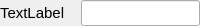
<?xml version="1.0" encoding="UTF-8"?>
<ui version="4.0">
 <class>inputparameter</class>
 <widget class="QWidget" name="inputparameter">
  <property name="geometry">
   <rect>
    <x>0</x>
    <y>0</y>
    <width>200</width>
    <height>25</height>
   </rect>
  </property>
  <property name="sizePolicy">
   <sizepolicy hsizetype="Preferred" vsizetype="Fixed">
    <horstretch>0</horstretch>
    <verstretch>0</verstretch>
   </sizepolicy>
  </property>
  <property name="minimumSize">
   <size>
    <width>0</width>
    <height>0</height>
   </size>
  </property>
  <property name="maximumSize">
   <size>
    <width>16777215</width>
    <height>25</height>
   </size>
  </property>
  <property name="windowTitle">
   <string>Form</string>
  </property>
  <layout class="QHBoxLayout" name="horizontalLayout">
   <property name="spacing">
    <number>0</number>
   </property>
   <property name="leftMargin">
    <number>0</number>
   </property>
   <property name="topMargin">
    <number>0</number>
   </property>
   <property name="rightMargin">
    <number>0</number>
   </property>
   <property name="bottomMargin">
    <number>0</number>
   </property>
   <item>
    <widget class="QLabel" name="label_name">
     <property name="sizePolicy">
      <sizepolicy hsizetype="Expanding" vsizetype="Minimum">
       <horstretch>0</horstretch>
       <verstretch>0</verstretch>
      </sizepolicy>
     </property>
     <property name="font">
      <font>
       <pointsize>11</pointsize>
      </font>
     </property>
     <property name="text">
      <string>TextLabel</string>
     </property>
    </widget>
   </item>
   <item>
    <spacer name="horizontalSpacer">
     <property name="orientation">
      <enum>Qt::Horizontal</enum>
     </property>
     <property name="sizeHint" stdset="0">
      <size>
       <width>40</width>
       <height>20</height>
      </size>
     </property>
    </spacer>
   </item>
   <item>
    <widget class="QLineEdit" name="input_value">
     <property name="sizePolicy">
      <sizepolicy hsizetype="Expanding" vsizetype="Expanding">
       <horstretch>0</horstretch>
       <verstretch>0</verstretch>
      </sizepolicy>
     </property>
     <property name="maximumSize">
      <size>
       <width>16777215</width>
       <height>16777215</height>
      </size>
     </property>
     <property name="font">
      <font>
       <pointsize>11</pointsize>
      </font>
     </property>
     <property name="layoutDirection">
      <enum>Qt::RightToLeft</enum>
     </property>
     <property name="alignment">
      <set>Qt::AlignRight|Qt::AlignTrailing|Qt::AlignVCenter</set>
     </property>
    </widget>
   </item>
  </layout>
 </widget>
 <resources/>
 <connections/>
</ui>
